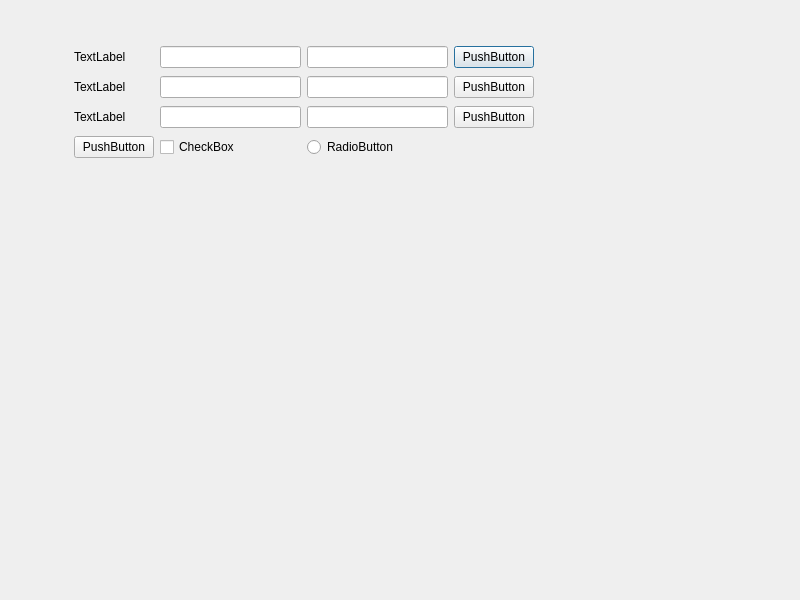
<?xml version="1.0" encoding="UTF-8"?>
<ui version="4.0">
 <class>Dialog</class>
 <widget class="QDialog" name="Dialog">
  <property name="geometry">
   <rect>
    <x>0</x>
    <y>0</y>
    <width>800</width>
    <height>600</height>
   </rect>
  </property>
  <property name="windowTitle">
   <string>Dialog</string>
  </property>
  <widget class="QWidget" name="">
   <property name="geometry">
    <rect>
     <x>74</x>
     <y>44</y>
     <width>460</width>
     <height>120</height>
    </rect>
   </property>
   <layout class="QGridLayout" name="gridLayout">
    <item row="0" column="3">
     <widget class="QPushButton" name="pushButton">
      <property name="text">
       <string>PushButton</string>
      </property>
     </widget>
    </item>
    <item row="1" column="2">
     <widget class="QLineEdit" name="lineEdit_3"/>
    </item>
    <item row="2" column="2">
     <widget class="QLineEdit" name="lineEdit_5"/>
    </item>
    <item row="2" column="0">
     <widget class="QLabel" name="label_3">
      <property name="text">
       <string>TextLabel</string>
      </property>
     </widget>
    </item>
    <item row="2" column="3">
     <widget class="QPushButton" name="pushButton_3">
      <property name="text">
       <string>PushButton</string>
      </property>
     </widget>
    </item>
    <item row="0" column="1">
     <widget class="QLineEdit" name="lineEdit_2"/>
    </item>
    <item row="2" column="1">
     <widget class="QLineEdit" name="lineEdit_6"/>
    </item>
    <item row="1" column="1">
     <widget class="QLineEdit" name="lineEdit_4"/>
    </item>
    <item row="0" column="0">
     <widget class="QLabel" name="label">
      <property name="text">
       <string>TextLabel</string>
      </property>
     </widget>
    </item>
    <item row="1" column="3">
     <widget class="QPushButton" name="pushButton_2">
      <property name="text">
       <string>PushButton</string>
      </property>
     </widget>
    </item>
    <item row="0" column="2">
     <widget class="QLineEdit" name="lineEdit"/>
    </item>
    <item row="1" column="0">
     <widget class="QLabel" name="label_2">
      <property name="text">
       <string>TextLabel</string>
      </property>
     </widget>
    </item>
    <item row="3" column="0">
     <widget class="QPushButton" name="pushButton_4">
      <property name="text">
       <string>PushButton</string>
      </property>
     </widget>
    </item>
    <item row="3" column="1">
     <widget class="QCheckBox" name="checkBox">
      <property name="text">
       <string>CheckBox</string>
      </property>
     </widget>
    </item>
    <item row="3" column="2">
     <widget class="QRadioButton" name="radioButton">
      <property name="text">
       <string>RadioButton</string>
      </property>
     </widget>
    </item>
   </layout>
  </widget>
 </widget>
 <resources/>
 <connections/>
</ui>
